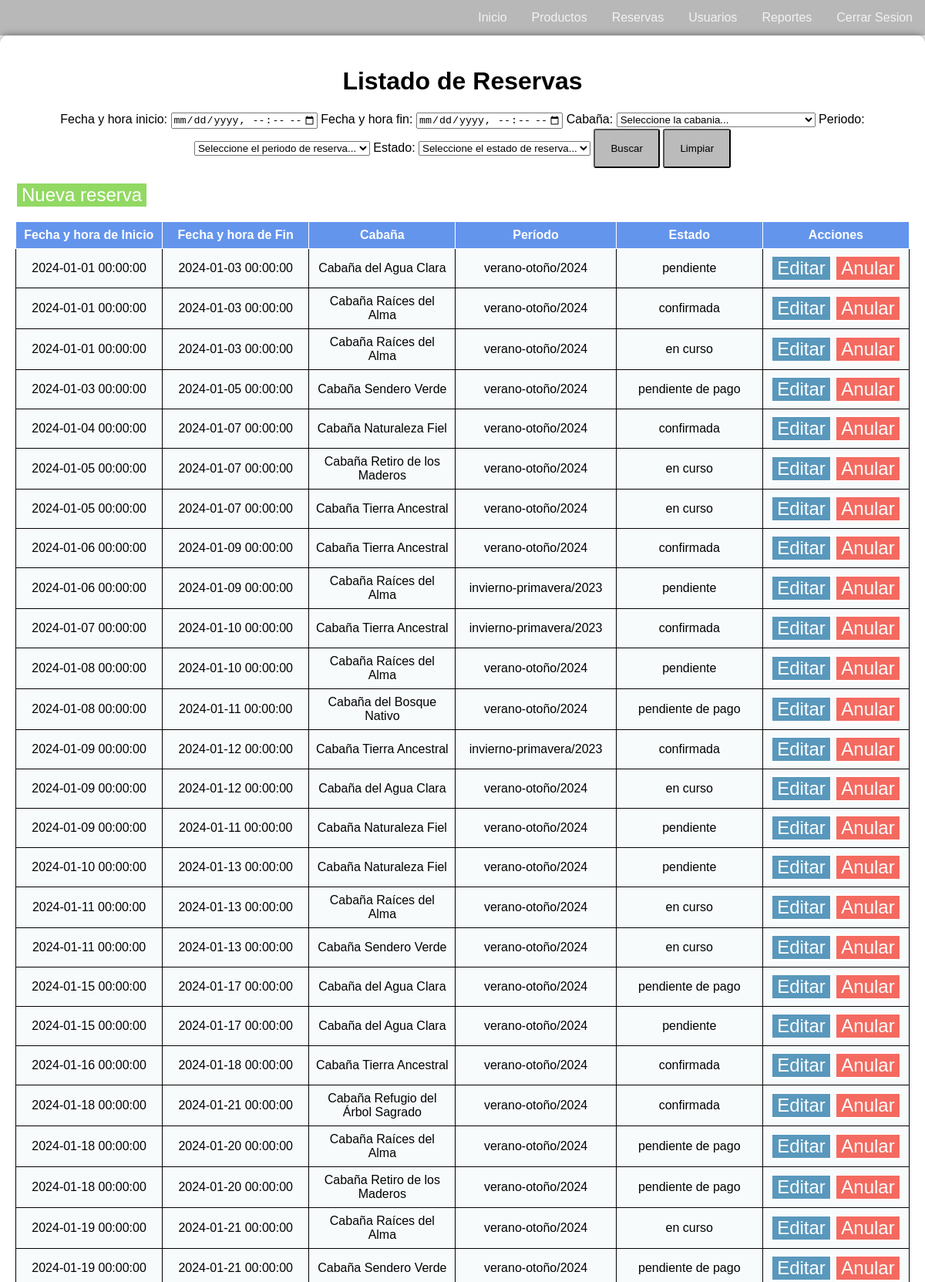
/reservas/index.php (signed in, upper part), run on the app's committed database.
### tables this page shows
CREATE TABLE `reserva` (
  `id_reserva` int NOT NULL AUTO_INCREMENT,
  `reserva_fhinicio` datetime NOT NULL,
  `reserva_fhfin` datetime NOT NULL,
  `rela_cabania` int NOT NULL,
  `rela_estadoreserva` int NOT NULL,
  `rela_periodo` int NOT NULL,
  PRIMARY KEY (`id_reserva`),
  KEY `fk_reserva_cabaña1_idx` (`rela_cabania`),
  KEY `fk_reserva_estadoreserva1_idx` (`rela_estadoreserva`),
  KEY `fk_reserva_periodo1_idx` (`rela_periodo`),
  CONSTRAINT `fk_reserva_cabaña1` FOREIGN KEY (`rela_cabania`) REFERENCES `cabania` (`id_cabania`),
  CONSTRAINT `fk_reserva_estadoreserva1` FOREIGN KEY (`rela_estadoreserva`) REFERENCES `estadoreserva` (`id_estadoreserva`),
  CONSTRAINT `fk_reserva_periodo1` FOREIGN KEY (`rela_periodo`) REFERENCES `periodo` (`id_periodo`)
);

CREATE TABLE `cabania` (
  `id_cabania` int NOT NULL AUTO_INCREMENT,
  `cabania_codigo` varchar(45) NOT NULL,
  `cabania_nombre` varchar(45) NOT NULL,
  `cabania_descripcion` varchar(400) NOT NULL,
  `cabania_capacidad` int NOT NULL,
  `cabania_precio` float NOT NULL,
  `cabania_ubicacion` varchar(100) NOT NULL,
  `cabania_cantidadbanios` int NOT NULL,
  `cabania_cantidadhabitaciones` int NOT NULL,
  `cabania_foto` varchar(250) NOT NULL,
  `cabania_estado` int NOT NULL,
  PRIMARY KEY (`id_cabania`)
);

CREATE TABLE `periodo` (
  `id_periodo` int NOT NULL AUTO_INCREMENT,
  `periodo_descripcion` varchar(45) NOT NULL,
  `periodo_fechainicio` date NOT NULL,
  `periodo_fechafin` date NOT NULL,
  `periodo_anio` int NOT NULL,
  `periodo_orden` int NOT NULL,
  PRIMARY KEY (`id_periodo`)
);

CREATE TABLE `estadoreserva` (
  `id_estadoreserva` int NOT NULL AUTO_INCREMENT,
  `estadoreserva_descripcion` varchar(45) NOT NULL,
  `estadoreserva_estado` int NOT NULL,
  PRIMARY KEY (`id_estadoreserva`)
);

### reservas/listado.php (the view, shortened to what this page needs)
<h1>Listado de Reservas</h1>
<?php
	include("busqueda.php");
?>
<div class="botonera-abm">
	<button class="abm-button alta-button" onclick="location.href='formulario_reserva.php'">Nueva reserva</button><br><br>
</div>
<table>
	<thead>
		<th> <font face="Arial">Fecha y hora de Inicio</font> </th>
		<th> <font face="Arial">Fecha y hora de Fin</font> </th>
		<th> <font face="Arial">Cabaña</font> </th>
		<th> <font face="Arial">Período</font> </th>
		<th> <font face="Arial">Estado</font> </th>
		<th> <font face="Arial">Acciones</font> </th>
	</thead>
<?php
	require("../conexion.php");
	$reserva_fhinicio = "2000-01-01T00:00";
	$reserva_fhfin = "2030-12-31T00:00";
	$filtro = " DATE_FORMAT(reserva_fhinicio, '%Y-%m-%d %H:%i') BETWEEN '".$reserva_fhinicio."' AND '".$reserva_fhfin."' ";
	$registros = $mysql->query("select * from reserva
								left join cabania on rela_cabania = id_cabania
								left join estadoreserva on rela_estadoreserva = id_estadoreserva
								left join periodo on rela_periodo = id_periodo
								where ".$filtro."
								order by reserva_fhinicio asc") or
	die($mysql->error);
	while ($row = $registros->fetch_assoc()) {
		echo
		"<tr>
			<td>".$row["reserva_fhinicio"]."</td>
			<td>".$row["reserva_fhfin"]."</td>
			<td>".$row["cabania_nombre"]."</td>
			<td>".$row["periodo_descripcion"]."</td>
			<td>".$row["estadoreserva_descripcion"]."</td>
			<td>
				<button class='abm-button mod-button' onclick='location.href=\"editar.php?id_reserva=".$row["id_reserva"]."\"'>Editar</button>
				<button class='abm-button baja-button' onclick='location.href=\"baja_logica.php?id_reserva=".$row["id_reserva"]."\"'>Anular</button>
			</td>
		</tr>";
	}
?>

### estilos.css (style rules this page uses)
body { font-family: Arial, sans-serif; margin: 0; padding: 0; background-size: cover; }
.home { background: url(./imagenes/home.png) no-repeat center center fixed; }
.botonera-abm { float: left; }
.abm-button { color: white; border-color: white; border-style: double; font-size: 3vh; }
.alta-button { background-color: rgba(109, 204, 46, 0.747); }
.mod-button { background-color: rgba(35, 119, 167, 0.747); }
.baja-button { background-color: rgba(243, 57, 44, 0.747); }
table { border-collapse: collapse; border: 1; width: 100%; }
th { border-right: 1px solid #fff; border-bottom: 1px solid #fff; padding: 0.5em; background-color: #C2C2C2; }
td { border: 1px solid #000; padding: .5em; background-color: #f0f5f770; width: 100px; text-align: center; }
thead th { background-color: #6495ed; color: #fff; }

### data on the page
reserva: reserva_fhinicio "2024-01-01 00:00:00", reserva_fhfin "2024-01-03 00:00:00", rela_cabania.cabania_nombre "Cabaña del Agua Clara", rela_periodo.periodo_descripcion "verano-otoño/2024", rela_estadoreserva.estadoreserva_descripcion "pendiente"
reserva: reserva_fhinicio "2024-01-01 00:00:00", reserva_fhfin "2024-01-03 00:00:00", rela_cabania.cabania_nombre "Cabaña Raíces del Alma", rela_periodo.periodo_descripcion "verano-otoño/2024", rela_estadoreserva.estadoreserva_descripcion "confirmada"
reserva: reserva_fhinicio "2024-01-01 00:00:00", reserva_fhfin "2024-01-03 00:00:00", rela_cabania.cabania_nombre "Cabaña Raíces del Alma", rela_periodo.periodo_descripcion "verano-otoño/2024", rela_estadoreserva.estadoreserva_descripcion "en curso"
reserva: reserva_fhinicio "2024-01-03 00:00:00", reserva_fhfin "2024-01-05 00:00:00", rela_cabania.cabania_nombre "Cabaña Sendero Verde", rela_periodo.periodo_descripcion "verano-otoño/2024", rela_estadoreserva.estadoreserva_descripcion "pendiente de pago"
reserva: reserva_fhinicio "2024-01-04 00:00:00", reserva_fhfin "2024-01-07 00:00:00", rela_cabania.cabania_nombre "Cabaña Naturaleza Fiel", rela_periodo.periodo_descripcion "verano-otoño/2024", rela_estadoreserva.estadoreserva_descripcion "confirmada"
reserva: reserva_fhinicio "2024-01-05 00:00:00", reserva_fhfin "2024-01-07 00:00:00", rela_cabania.cabania_nombre "Cabaña Retiro de los Maderos", rela_periodo.periodo_descripcion "verano-otoño/2024", rela_estadoreserva.estadoreserva_descripcion "en curso"
reserva: reserva_fhinicio "2024-01-05 00:00:00", reserva_fhfin "2024-01-07 00:00:00", rela_cabania.cabania_nombre "Cabaña Tierra Ancestral", rela_periodo.periodo_descripcion "verano-otoño/2024", rela_estadoreserva.estadoreserva_descripcion "en curso"
reserva: reserva_fhinicio "2024-01-06 00:00:00", reserva_fhfin "2024-01-09 00:00:00", rela_cabania.cabania_nombre "Cabaña Tierra Ancestral", rela_periodo.periodo_descripcion "verano-otoño/2024", rela_estadoreserva.estadoreserva_descripcion "confirmada"
reserva: reserva_fhinicio "2024-01-06 00:00:00", reserva_fhfin "2024-01-09 00:00:00", rela_cabania.cabania_nombre "Cabaña Raíces del Alma", rela_periodo.periodo_descripcion "invierno-primavera/2023", rela_estadoreserva.estadoreserva_descripcion "pendiente"
reserva: reserva_fhinicio "2024-01-07 00:00:00", reserva_fhfin "2024-01-10 00:00:00", rela_cabania.cabania_nombre "Cabaña Tierra Ancestral", rela_periodo.periodo_descripcion "invierno-primavera/2023", rela_estadoreserva.estadoreserva_descripcion "confirmada"
reserva: reserva_fhinicio "2024-01-08 00:00:00", reserva_fhfin "2024-01-10 00:00:00", rela_cabania.cabania_nombre "Cabaña Raíces del Alma", rela_periodo.periodo_descripcion "verano-otoño/2024", rela_estadoreserva.estadoreserva_descripcion "pendiente"
reserva: reserva_fhinicio "2024-01-08 00:00:00", reserva_fhfin "2024-01-11 00:00:00", rela_cabania.cabania_nombre "Cabaña del Bosque Nativo", rela_periodo.periodo_descripcion "verano-otoño/2024", rela_estadoreserva.estadoreserva_descripcion "pendiente de pago"
reserva: reserva_fhinicio "2024-01-09 00:00:00", reserva_fhfin "2024-01-12 00:00:00", rela_cabania.cabania_nombre "Cabaña Tierra Ancestral", rela_periodo.periodo_descripcion "invierno-primavera/2023", rela_estadoreserva.estadoreserva_descripcion "confirmada"
reserva: reserva_fhinicio "2024-01-09 00:00:00", reserva_fhfin "2024-01-12 00:00:00", rela_cabania.cabania_nombre "Cabaña del Agua Clara", rela_periodo.periodo_descripcion "verano-otoño/2024", rela_estadoreserva.estadoreserva_descripcion "en curso"
reserva: reserva_fhinicio "2024-01-09 00:00:00", reserva_fhfin "2024-01-11 00:00:00", rela_cabania.cabania_nombre "Cabaña Naturaleza Fiel", rela_periodo.periodo_descripcion "verano-otoño/2024", rela_estadoreserva.estadoreserva_descripcion "pendiente"
reserva: reserva_fhinicio "2024-01-10 00:00:00", reserva_fhfin "2024-01-13 00:00:00", rela_cabania.cabania_nombre "Cabaña Naturaleza Fiel", rela_periodo.periodo_descripcion "verano-otoño/2024", rela_estadoreserva.estadoreserva_descripcion "pendiente"
reserva: reserva_fhinicio "2024-01-11 00:00:00", reserva_fhfin "2024-01-13 00:00:00", rela_cabania.cabania_nombre "Cabaña Raíces del Alma", rela_periodo.periodo_descripcion "verano-otoño/2024", rela_estadoreserva.estadoreserva_descripcion "en curso"
reserva: reserva_fhinicio "2024-01-11 00:00:00", reserva_fhfin "2024-01-13 00:00:00", rela_cabania.cabania_nombre "Cabaña Sendero Verde", rela_periodo.periodo_descripcion "verano-otoño/2024", rela_estadoreserva.estadoreserva_descripcion "en curso"
reserva: reserva_fhinicio "2024-01-15 00:00:00", reserva_fhfin "2024-01-17 00:00:00", rela_cabania.cabania_nombre "Cabaña del Agua Clara", rela_periodo.periodo_descripcion "verano-otoño/2024", rela_estadoreserva.estadoreserva_descripcion "pendiente de pago"
reserva: reserva_fhinicio "2024-01-15 00:00:00", reserva_fhfin "2024-01-17 00:00:00", rela_cabania.cabania_nombre "Cabaña del Agua Clara", rela_periodo.periodo_descripcion "verano-otoño/2024", rela_estadoreserva.estadoreserva_descripcion "pendiente"
reserva: reserva_fhinicio "2024-01-16 00:00:00", reserva_fhfin "2024-01-18 00:00:00", rela_cabania.cabania_nombre "Cabaña Tierra Ancestral", rela_periodo.periodo_descripcion "verano-otoño/2024", rela_estadoreserva.estadoreserva_descripcion "confirmada"
reserva: reserva_fhinicio "2024-01-18 00:00:00", reserva_fhfin "2024-01-21 00:00:00", rela_cabania.cabania_nombre "Cabaña Refugio del Árbol Sagrado", rela_periodo.periodo_descripcion "verano-otoño/2024", rela_estadoreserva.estadoreserva_descripcion "confirmada"
reserva: reserva_fhinicio "2024-01-18 00:00:00", reserva_fhfin "2024-01-20 00:00:00", rela_cabania.cabania_nombre "Cabaña Raíces del Alma", rela_periodo.periodo_descripcion "verano-otoño/2024", rela_estadoreserva.estadoreserva_descripcion "pendiente de pago"
reserva: reserva_fhinicio "2024-01-18 00:00:00", reserva_fhfin "2024-01-20 00:00:00", rela_cabania.cabania_nombre "Cabaña Retiro de los Maderos", rela_periodo.periodo_descripcion "verano-otoño/2024", rela_estadoreserva.estadoreserva_descripcion "pendiente de pago"
reserva: reserva_fhinicio "2024-01-19 00:00:00", reserva_fhfin "2024-01-21 00:00:00", rela_cabania.cabania_nombre "Cabaña Raíces del Alma", rela_periodo.periodo_descripcion "verano-otoño/2024", rela_estadoreserva.estadoreserva_descripcion "en curso"
reserva: reserva_fhinicio "2024-01-19 00:00:00", reserva_fhfin "2024-01-21 00:00:00", rela_cabania.cabania_nombre "Cabaña Sendero Verde", rela_periodo.periodo_descripcion "verano-otoño/2024", rela_estadoreserva.estadoreserva_descripcion "pendiente de pago"

### other printed values
$row[modulo_descripcion] "Productos"
$row[modulo_descripcion] "Reservas"
$row[modulo_descripcion] "Usuarios"
$row[modulo_descripcion] "Reportes"
